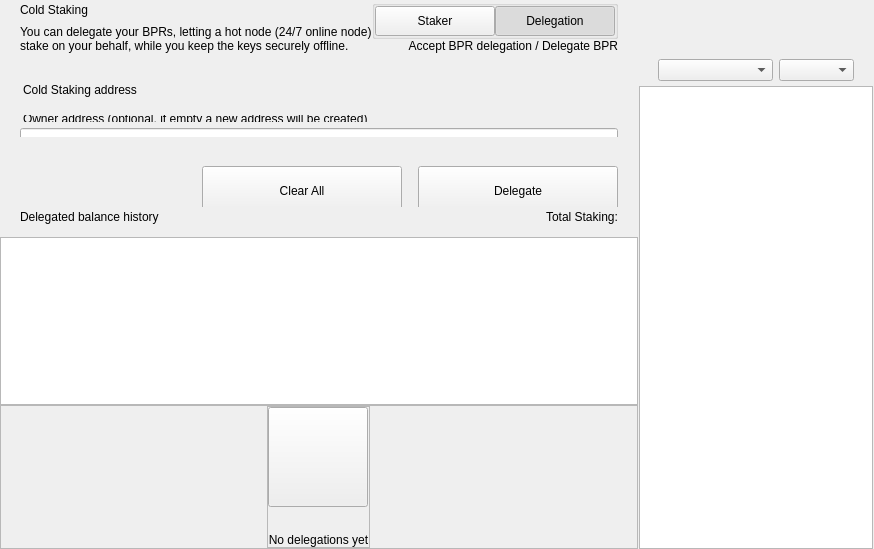
<?xml version="1.0" encoding="UTF-8"?>
<ui version="4.0">
 <class>ColdStakingWidget</class>
 <widget class="QWidget" name="ColdStakingWidget">
  <property name="geometry">
   <rect>
    <x>0</x>
    <y>0</y>
    <width>629</width>
    <height>549</height>
   </rect>
  </property>
  <property name="windowTitle">
   <string>Form</string>
  </property>
  <layout class="QHBoxLayout" name="horizontalLayout_1" stretch="2,1">
   <property name="spacing">
    <number>0</number>
   </property>
   <property name="leftMargin">
    <number>0</number>
   </property>
   <property name="topMargin">
    <number>0</number>
   </property>
   <property name="rightMargin">
    <number>0</number>
   </property>
   <property name="bottomMargin">
    <number>0</number>
   </property>
   <item>
    <widget class="QWidget" name="left" native="true">
     <layout class="QVBoxLayout" name="verticalLayout_3">
      <property name="leftMargin">
       <number>0</number>
      </property>
      <property name="topMargin">
       <number>0</number>
      </property>
      <property name="rightMargin">
       <number>0</number>
      </property>
      <property name="bottomMargin">
       <number>0</number>
      </property>
      <item>
       <layout class="QVBoxLayout" name="verticalLayout_2">
        <property name="spacing">
         <number>0</number>
        </property>
        <item>
         <layout class="QVBoxLayout" name="verticalLayoutTop">
          <property name="spacing">
           <number>0</number>
          </property>
          <property name="leftMargin">
           <number>0</number>
          </property>
          <property name="rightMargin">
           <number>0</number>
          </property>
          <item>
           <widget class="QWidget" name="containerTitle" native="true">
            <property name="sizePolicy">
             <sizepolicy hsizetype="Preferred" vsizetype="Minimum">
              <horstretch>0</horstretch>
              <verstretch>0</verstretch>
             </sizepolicy>
            </property>
            <property name="maximumSize">
             <size>
              <width>16777215</width>
              <height>100</height>
             </size>
            </property>
            <layout class="QHBoxLayout" name="containerTitleLayout">
             <property name="spacing">
              <number>0</number>
             </property>
             <property name="leftMargin">
              <number>20</number>
             </property>
             <property name="topMargin">
              <number>0</number>
             </property>
             <property name="rightMargin">
              <number>20</number>
             </property>
             <property name="bottomMargin">
              <number>0</number>
             </property>
             <item>
              <layout class="QVBoxLayout" name="verticalLayout11">
               <property name="spacing">
                <number>5</number>
               </property>
               <item>
                <widget class="QLabel" name="labelTitle">
                 <property name="text">
                  <string>Cold Staking</string>
                 </property>
                </widget>
               </item>
               <item>
                <widget class="QLabel" name="labelSubtitle1">
                 <property name="maximumSize">
                  <size>
                   <width>16777215</width>
                   <height>16777215</height>
                  </size>
                 </property>
                 <property name="text">
                  <string>You can delegate your BPRs, letting a hot node (24/7 online node)
stake on your behalf, while you keep the keys securely offline.</string>
                 </property>
                </widget>
               </item>
              </layout>
             </item>
             <item>
              <spacer name="horizontalSpacer">
               <property name="orientation">
                <enum>Qt::Horizontal</enum>
               </property>
               <property name="sizeHint" stdset="0">
                <size>
                 <width>40</width>
                 <height>20</height>
                </size>
               </property>
              </spacer>
             </item>
             <item>
              <widget class="QWidget" name="containerViewPrivacyChecks" native="true">
               <layout class="QVBoxLayout" name="containerPrivacyChecks">
                <property name="spacing">
                 <number>0</number>
                </property>
                <property name="leftMargin">
                 <number>0</number>
                </property>
                <property name="topMargin">
                 <number>0</number>
                </property>
                <property name="rightMargin">
                 <number>0</number>
                </property>
                <property name="bottomMargin">
                 <number>0</number>
                </property>
                <item alignment="Qt::AlignHCenter|Qt::AlignVCenter">
                 <widget class="QGroupBox" name="groupBox">
                  <property name="title">
                   <string/>
                  </property>
                  <layout class="QHBoxLayout" name="horizontalLayout_2_1">
                   <property name="spacing">
                    <number>0</number>
                   </property>
                   <property name="leftMargin">
                    <number>0</number>
                   </property>
                   <property name="topMargin">
                    <number>0</number>
                   </property>
                   <property name="rightMargin">
                    <number>0</number>
                   </property>
                   <property name="bottomMargin">
                    <number>0</number>
                   </property>
                   <item>
                    <widget class="QPushButton" name="pushLeft">
                     <property name="minimumSize">
                      <size>
                       <width>120</width>
                       <height>30</height>
                      </size>
                     </property>
                     <property name="maximumSize">
                      <size>
                       <width>120</width>
                       <height>30</height>
                      </size>
                     </property>
                     <property name="focusPolicy">
                      <enum>Qt::NoFocus</enum>
                     </property>
                     <property name="text">
                      <string>Staker</string>
                     </property>
                     <property name="checkable">
                      <bool>true</bool>
                     </property>
                     <property name="autoExclusive">
                      <bool>true</bool>
                     </property>
                    </widget>
                   </item>
                   <item>
                    <widget class="QPushButton" name="pushRight">
                     <property name="minimumSize">
                      <size>
                       <width>120</width>
                       <height>30</height>
                      </size>
                     </property>
                     <property name="maximumSize">
                      <size>
                       <width>120</width>
                       <height>30</height>
                      </size>
                     </property>
                     <property name="focusPolicy">
                      <enum>Qt::NoFocus</enum>
                     </property>
                     <property name="text">
                      <string>Delegation</string>
                     </property>
                     <property name="checkable">
                      <bool>true</bool>
                     </property>
                     <property name="checked">
                      <bool>true</bool>
                     </property>
                     <property name="autoExclusive">
                      <bool>true</bool>
                     </property>
                    </widget>
                   </item>
                  </layout>
                 </widget>
                </item>
                <item alignment="Qt::AlignTop">
                 <widget class="QLabel" name="labelSubtitle2">
                  <property name="text">
                   <string>Accept BPR delegation / Delegate BPR</string>
                  </property>
                  <property name="alignment">
                   <set>Qt::AlignRight|Qt::AlignTrailing|Qt::AlignVCenter</set>
                  </property>
                 </widget>
                </item>
               </layout>
              </widget>
             </item>
            </layout>
           </widget>
          </item>
          <item>
           <spacer name="verticalSpacer_2">
            <property name="orientation">
             <enum>Qt::Vertical</enum>
            </property>
            <property name="sizeType">
             <enum>QSizePolicy::Fixed</enum>
            </property>
            <property name="sizeHint" stdset="0">
             <size>
              <width>20</width>
              <height>30</height>
             </size>
            </property>
           </spacer>
          </item>
          <item>
           <widget class="QWidget" name="containerSend" native="true">
            <property name="minimumSize">
             <size>
              <width>0</width>
              <height>50</height>
             </size>
            </property>
            <layout class="QVBoxLayout" name="containerSendRow">
             <property name="spacing">
              <number>6</number>
             </property>
             <property name="leftMargin">
              <number>0</number>
             </property>
             <property name="topMargin">
              <number>0</number>
             </property>
             <property name="rightMargin">
              <number>0</number>
             </property>
             <property name="bottomMargin">
              <number>0</number>
             </property>
             <item>
              <widget class="QLabel" name="labelEditTitle">
               <property name="maximumSize">
                <size>
                 <width>16777215</width>
                 <height>30</height>
                </size>
               </property>
               <property name="styleSheet">
                <string notr="true">padding-left:20px; padding-bottom:3px;</string>
               </property>
               <property name="text">
                <string>Cold Staking address</string>
               </property>
              </widget>
             </item>
             <item>
              <spacer name="verticalSpacer_6">
               <property name="orientation">
                <enum>Qt::Vertical</enum>
               </property>
               <property name="sizeType">
                <enum>QSizePolicy::Fixed</enum>
               </property>
               <property name="sizeHint" stdset="0">
                <size>
                 <width>20</width>
                 <height>9</height>
                </size>
               </property>
              </spacer>
             </item>
             <item>
              <widget class="QWidget" name="containerOwner" native="true">
               <layout class="QVBoxLayout" name="vContainerOwner">
                <property name="spacing">
                 <number>4</number>
                </property>
                <property name="leftMargin">
                 <number>20</number>
                </property>
                <property name="topMargin">
                 <number>0</number>
                </property>
                <property name="rightMargin">
                 <number>20</number>
                </property>
                <property name="bottomMargin">
                 <number>0</number>
                </property>
                <item>
                 <widget class="QLabel" name="labelSubtitleDescription">
                  <property name="maximumSize">
                   <size>
                    <width>16777215</width>
                    <height>20</height>
                   </size>
                  </property>
                  <property name="styleSheet">
                   <string notr="true">margin-bottom:2px;
                   margin-left:0.05px;
                   padding:0px;</string>
                  </property>
                  <property name="text">
                   <string>Owner address (optional, if empty a new address will be created)</string>
                  </property>
                 </widget>
                </item>
                <item>
                 <widget class="QLineEdit" name="lineEditOwnerAddress">
                  <property name="minimumSize">
                   <size>
                    <width>0</width>
                    <height>50</height>
                   </size>
                  </property>
                  <property name="maximumSize">
                   <size>
                    <width>16777215</width>
                    <height>50</height>
                   </size>
                  </property>
                  <property name="styleSheet">
                   <string notr="true"/>
                  </property>
                  <property name="placeholderText">
                   <string>Enter owner address</string>
                  </property>
                 </widget>
                </item>
               </layout>
              </widget>
             </item>
            </layout>
           </widget>
          </item>
         </layout>
        </item>
        <item>
         <spacer name="verticalSpacer_3">
          <property name="orientation">
           <enum>Qt::Vertical</enum>
          </property>
          <property name="sizeType">
           <enum>QSizePolicy::Minimum</enum>
          </property>
          <property name="sizeHint" stdset="0">
           <size>
            <width>20</width>
            <height>20</height>
           </size>
          </property>
         </spacer>
        </item>
        <item>
         <widget class="QWidget" name="containerBtn" native="true">
          <property name="minimumSize">
           <size>
            <width>0</width>
            <height>50</height>
           </size>
          </property>
          <layout class="QHBoxLayout" name="horizontalLayout">
           <property name="rightMargin">
            <number>20</number>
           </property>
           <item>
            <spacer name="horizontalSpacer_2">
             <property name="orientation">
              <enum>Qt::Horizontal</enum>
             </property>
             <property name="sizeHint" stdset="0">
              <size>
               <width>200</width>
               <height>20</height>
              </size>
             </property>
            </spacer>
           </item>
           <item>
            <layout class="QHBoxLayout" name="horizontalLayout_7">
             <item>
              <spacer name="horizontalSpacer_3">
               <property name="orientation">
                <enum>Qt::Horizontal</enum>
               </property>
               <property name="sizeType">
                <enum>QSizePolicy::Expanding</enum>
               </property>
               <property name="sizeHint" stdset="0">
                <size>
                 <width>40</width>
                 <height>20</height>
                </size>
               </property>
              </spacer>
             </item>
             <item>
              <widget class="QPushButton" name="pushButtonClear">
               <property name="minimumSize">
                <size>
                 <width>200</width>
                 <height>50</height>
                </size>
               </property>
               <property name="focusPolicy">
                <enum>Qt::NoFocus</enum>
               </property>
               <property name="text">
                <string>Clear All</string>
               </property>
              </widget>
             </item>
             <item>
              <spacer name="horizontalSpacer_4">
               <property name="orientation">
                <enum>Qt::Horizontal</enum>
               </property>
               <property name="sizeType">
                <enum>QSizePolicy::Fixed</enum>
               </property>
               <property name="sizeHint" stdset="0">
                <size>
                 <width>10</width>
                 <height>20</height>
                </size>
               </property>
              </spacer>
             </item>
             <item>
              <widget class="QPushButton" name="pushButtonSend">
               <property name="minimumSize">
                <size>
                 <width>200</width>
                 <height>50</height>
                </size>
               </property>
               <property name="maximumSize">
                <size>
                 <width>200</width>
                 <height>50</height>
                </size>
               </property>
               <property name="focusPolicy">
                <enum>Qt::NoFocus</enum>
               </property>
               <property name="text">
                <string>Delegate</string>
               </property>
              </widget>
             </item>
            </layout>
           </item>
          </layout>
         </widget>
        </item>
        <item>
         <widget class="QWidget" name="containerHistoryLabel" native="true">
          <layout class="QHBoxLayout" name="horizontalLayout_4">
           <property name="spacing">
            <number>0</number>
           </property>
           <property name="leftMargin">
            <number>20</number>
           </property>
           <property name="topMargin">
            <number>0</number>
           </property>
           <property name="rightMargin">
            <number>20</number>
           </property>
           <property name="bottomMargin">
            <number>0</number>
           </property>
           <item>
            <widget class="QWidget" name="verticalWidget" native="true">
             <property name="minimumSize">
              <size>
               <width>100</width>
               <height>0</height>
              </size>
             </property>
             <layout class="QVBoxLayout" name="verticalLayout_58">
              <property name="leftMargin">
               <number>0</number>
              </property>
              <property name="topMargin">
               <number>0</number>
              </property>
              <property name="rightMargin">
               <number>0</number>
              </property>
              <property name="bottomMargin">
               <number>0</number>
              </property>
              <item>
               <widget class="QLabel" name="labelListHistory">
                <property name="text">
                 <string>Delegated balance history</string>
                </property>
               </widget>
              </item>
             </layout>
            </widget>
           </item>
           <item>
            <spacer name="horizontalSpacer_5">
             <property name="orientation">
              <enum>Qt::Horizontal</enum>
             </property>
             <property name="sizeHint" stdset="0">
              <size>
               <width>40</width>
               <height>20</height>
              </size>
             </property>
            </spacer>
           </item>
           <item>
            <widget class="QLabel" name="labelStakingTotal">
             <property name="text">
              <string>Total Staking:</string>
             </property>
            </widget>
           </item>
          </layout>
         </widget>
        </item>
        <item>
         <layout class="QVBoxLayout" name="verticalLayout_64">
          <property name="spacing">
           <number>0</number>
          </property>
          <item>
           <spacer name="verticalSpacer_44">
            <property name="orientation">
             <enum>Qt::Vertical</enum>
            </property>
            <property name="sizeType">
             <enum>QSizePolicy::Fixed</enum>
            </property>
            <property name="sizeHint" stdset="0">
             <size>
              <width>20</width>
              <height>10</height>
             </size>
            </property>
           </spacer>
          </item>
          <item>
           <widget class="QListView" name="listView">
            <property name="enabled">
             <bool>true</bool>
            </property>
            <property name="mouseTracking">
             <bool>true</bool>
            </property>
           </widget>
          </item>
          <item>
           <widget class="QFrame" name="emptyContainer">
            <property name="minimumSize">
             <size>
              <width>0</width>
              <height>100</height>
             </size>
            </property>
            <property name="frameShape">
             <enum>QFrame::StyledPanel</enum>
            </property>
            <property name="frameShadow">
             <enum>QFrame::Raised</enum>
            </property>
            <layout class="QVBoxLayout" name="verticalLayout_71" stretch="1,8">
             <property name="spacing">
              <number>0</number>
             </property>
             <property name="leftMargin">
              <number>0</number>
             </property>
             <property name="topMargin">
              <number>0</number>
             </property>
             <property name="rightMargin">
              <number>0</number>
             </property>
             <property name="bottomMargin">
              <number>0</number>
             </property>
             <item>
              <spacer name="verticalSpacer">
               <property name="orientation">
                <enum>Qt::Vertical</enum>
               </property>
               <property name="sizeHint" stdset="0">
                <size>
                 <width>20</width>
                 <height>20</height>
                </size>
               </property>
              </spacer>
             </item>
             <item alignment="Qt::AlignHCenter|Qt::AlignVCenter">
              <widget class="QFrame" name="emptyScreen">
               <property name="sizePolicy">
                <sizepolicy hsizetype="Expanding" vsizetype="Expanding">
                 <horstretch>0</horstretch>
                 <verstretch>0</verstretch>
                </sizepolicy>
               </property>
               <property name="frameShape">
                <enum>QFrame::StyledPanel</enum>
               </property>
               <property name="frameShadow">
                <enum>QFrame::Raised</enum>
               </property>
               <layout class="QVBoxLayout" name="verticalLayout">
                <property name="spacing">
                 <number>30</number>
                </property>
                <property name="leftMargin">
                 <number>0</number>
                </property>
                <property name="topMargin">
                 <number>0</number>
                </property>
                <property name="rightMargin">
                 <number>0</number>
                </property>
                <property name="bottomMargin">
                 <number>0</number>
                </property>
                <item alignment="Qt::AlignHCenter|Qt::AlignVCenter">
                 <widget class="QPushButton" name="pushImgEmpty">
                  <property name="minimumSize">
                   <size>
                    <width>100</width>
                    <height>100</height>
                   </size>
                  </property>
                  <property name="maximumSize">
                   <size>
                    <width>100</width>
                    <height>100</height>
                   </size>
                  </property>
                  <property name="focusPolicy">
                   <enum>Qt::NoFocus</enum>
                  </property>
                  <property name="text">
                   <string/>
                  </property>
                  <property name="iconSize">
                   <size>
                    <width>100</width>
                    <height>100</height>
                   </size>
                  </property>
                 </widget>
                </item>
                <item alignment="Qt::AlignHCenter|Qt::AlignVCenter">
                 <widget class="QLabel" name="labelEmpty">
                  <property name="styleSheet">
                   <string notr="true"/>
                  </property>
                  <property name="text">
                   <string>No delegations yet</string>
                  </property>
                  <property name="alignment">
                   <set>Qt::AlignCenter</set>
                  </property>
                 </widget>
                </item>
               </layout>
              </widget>
             </item>
            </layout>
           </widget>
          </item>
         </layout>
        </item>
       </layout>
      </item>
     </layout>
    </widget>
   </item>
   <item>
    <widget class="QWidget" name="right" native="true">
     <layout class="QVBoxLayout" name="rightContainer">
      <property name="spacing">
       <number>0</number>
      </property>
      <property name="leftMargin">
       <number>1</number>
      </property>
      <property name="topMargin">
       <number>0</number>
      </property>
      <property name="rightMargin">
       <number>1</number>
      </property>
      <property name="bottomMargin">
       <number>0</number>
      </property>
      <item>
       <widget class="QWidget" name="containerRightButtons" native="true">
        <property name="minimumSize">
         <size>
          <width>0</width>
          <height>50</height>
         </size>
        </property>
        <layout class="QVBoxLayout" name="verticalLayout_4">
         <property name="leftMargin">
          <number>19</number>
         </property>
         <property name="topMargin">
          <number>0</number>
         </property>
         <property name="rightMargin">
          <number>19</number>
         </property>
         <property name="bottomMargin">
          <number>0</number>
         </property>
         <item>
          <widget class="OptionButton" name="btnCoinControl" native="true">
           <property name="minimumSize">
            <size>
             <width>0</width>
             <height>0</height>
            </size>
           </property>
          </widget>
         </item>
         <item>
          <widget class="OptionButton" name="btnColdStaking" native="true"/>
         </item>
         <item>
          <widget class="OptionButton" name="btnMyStakingAddresses" native="true">
           <property name="sizePolicy">
            <sizepolicy hsizetype="Preferred" vsizetype="Minimum">
             <horstretch>0</horstretch>
             <verstretch>0</verstretch>
            </sizepolicy>
           </property>
          </widget>
         </item>
        </layout>
       </widget>
      </item>
      <item>
       <widget class="QWidget" name="sortWidget" native="true">
        <layout class="QHBoxLayout" name="horizontalLayout_6">
         <property name="leftMargin">
          <number>19</number>
         </property>
         <property name="rightMargin">
          <number>19</number>
         </property>
         <property name="bottomMargin">
          <number>5</number>
         </property>
         <item>
          <spacer name="horizontalSpacer_6">
           <property name="orientation">
            <enum>Qt::Horizontal</enum>
           </property>
           <property name="sizeHint" stdset="0">
            <size>
             <width>40</width>
             <height>20</height>
            </size>
           </property>
          </spacer>
         </item>
         <item>
          <widget class="QComboBox" name="comboBoxSort">
           <property name="sizePolicy">
            <sizepolicy hsizetype="Preferred" vsizetype="Fixed">
             <horstretch>0</horstretch>
             <verstretch>0</verstretch>
            </sizepolicy>
           </property>
           <property name="minimumSize">
            <size>
             <width>115</width>
             <height>0</height>
            </size>
           </property>
          </widget>
         </item>
         <item>
          <widget class="QComboBox" name="comboBoxSortOrder">
           <property name="sizePolicy">
            <sizepolicy hsizetype="Preferred" vsizetype="Fixed">
             <horstretch>0</horstretch>
             <verstretch>0</verstretch>
            </sizepolicy>
           </property>
           <property name="minimumSize">
            <size>
             <width>75</width>
             <height>0</height>
            </size>
           </property>
          </widget>
         </item>
        </layout>
       </widget>
      </item>
      <item>
       <widget class="QListView" name="listViewStakingAddress">
        <property name="enabled">
         <bool>true</bool>
        </property>
        <property name="mouseTracking">
         <bool>true</bool>
        </property>
       </widget>
      </item>
     </layout>
    </widget>
   </item>
  </layout>
 </widget>
 <customwidgets>
  <customwidget>
   <class>OptionButton</class>
   <extends>QWidget</extends>
   <header>qt/poriun/optionbutton.h</header>
   <container>1</container>
  </customwidget>
 </customwidgets>
 <resources/>
 <connections/>
</ui>
